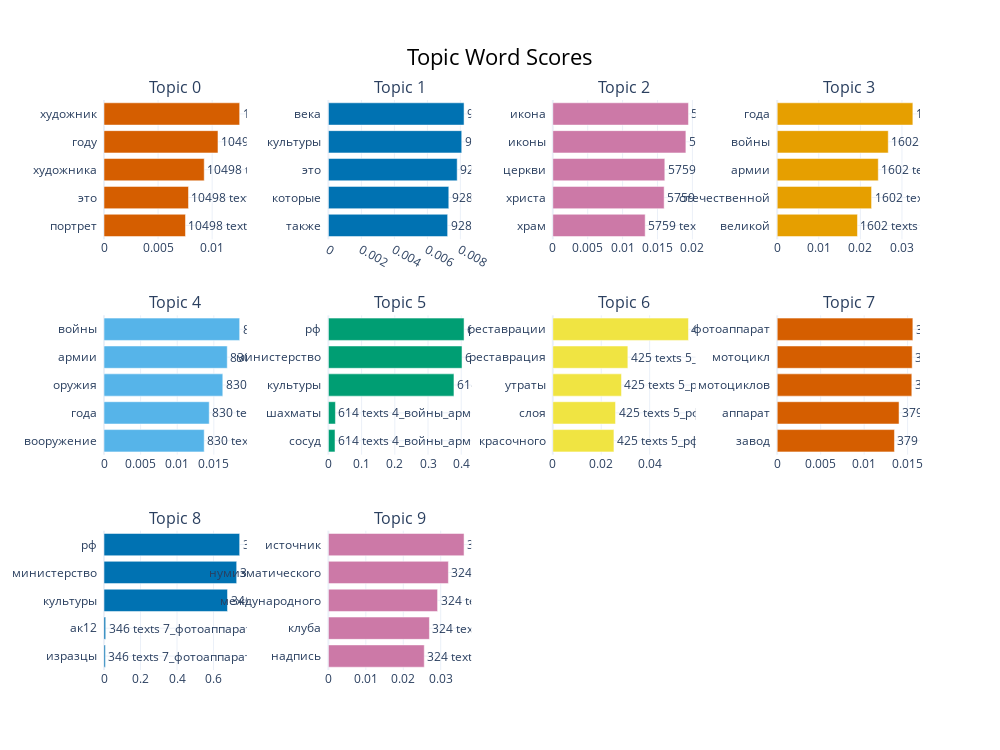

Notebook source saved alongside this figure:
### Markdown cell above
## Визуализация топ-10 тем с количеством текстов и названиями тем

### Code cell
fig = topic_model.visualize_barchart(top_n_topics=10)
for i, bar in enumerate(fig.data):
    bar.text = f"{topic_info.iloc[i]['Count']} texts\n{topic_info.iloc[i]['Name']}"
fig.show()

### Figure 1 — Plotly figure (JSON) as saved in the notebook; plotly's stock layout.template omitted (floating-point values rounded to 4 significant figures)
{"data": [{"marker": {"color": "#D55E00"}, "orientation": "h", "text": "10498 texts\n-1_году_года_культуры_министерство", "type": "bar", "x": [0.007536, 0.007813, 0.009269, 0.01054, 0.01255], "xaxis": "x", "y": ["портрет  ", "это  ", "художника  ", "году  ", "художник  "], "yaxis": "y"}, {"marker": {"color": "#0072B2"}, "orientation": "h", "text": "9280 texts\n0_художник_году_художника_это", "type": "bar", "x": [0.007229, 0.007298, 0.007807, 0.008082, 0.008224], "xaxis": "x2", "y": ["также  ", "которые  ", "это  ", "культуры  ", "века  "], "yaxis": "y2"}, {"marker": {"color": "#CC79A7"}, "orientation": "h", "text": "5759 texts\n1_века_культуры_это_которые", "type": "bar", "x": [0.01324, 0.01595, 0.01605, 0.01907, 0.01944], "xaxis": "x3", "y": ["храм  ", "христа  ", "церкви  ", "иконы  ", "икона  "], "yaxis": "y3"}, {"marker": {"color": "#E69F00"}, "orientation": "h", "text": "1602 texts\n2_икона_иконы_церкви_христа", "type": "bar", "x": [0.0193, 0.02269, 0.0243, 0.0267, 0.03262], "xaxis": "x4", "y": ["великой  ", "отечественной  ", "армии  ", "войны  ", "года  "], "yaxis": "y4"}, {"marker": {"color": "#56B4E9"}, "orientation": "h", "text": "830 texts\n3_года_войны_армии_отечественной", "type": "bar", "x": [0.01368, 0.01437, 0.01622, 0.01683, 0.01853], "xaxis": "x5", "y": ["вооружение  ", "года  ", "оружия  ", "армии  ", "войны  "], "yaxis": "y5"}, {"marker": {"color": "#009E73"}, "orientation": "h", "text": "614 texts\n4_войны_армии_оружия_года", "type": "bar", "x": [0.01989, 0.02116, 0.3781, 0.4024, 0.4085], "xaxis": "x6", "y": ["сосуд  ", "шахматы  ", "культуры  ", "министерство  ", "рф  "], "yaxis": "y6"}, {"marker": {"color": "#F0E442"}, "orientation": "h", "text": "425 texts\n5_рф_министерство_культуры_шахматы", "type": "bar", "x": [0.02525, 0.0259, 0.02836, 0.031, 0.05603], "xaxis": "x7", "y": ["красочного  ", "слоя  ", "утраты  ", "реставрация  ", "реставрации  "], "yaxis": "y7"}, {"marker": {"color": "#D55E00"}, "orientation": "h", "text": "379 texts\n6_реставрации_реставрация_утраты_слоя", "type": "bar", "x": [0.01349, 0.01401, 0.01548, 0.01553, 0.0156], "xaxis": "x8", "y": ["завод  ", "аппарат  ", "мотоциклов  ", "мотоцикл  ", "фотоаппарат  "], "yaxis": "y8"}, {"marker": {"color": "#0072B2"}, "orientation": "h", "text": "346 texts\n7_фотоаппарат_мотоцикл_мотоциклов_аппарат", "type": "bar", "x": [0.007288, 0.009078, 0.6767, 0.727, 0.7433], "xaxis": "x9", "y": ["изразцы  ", "ак12  ", "культуры  ", "министерство  ", "рф  "], "yaxis": "y9"}, {"marker": {"color": "#CC79A7"}, "orientation": "h", "text": "324 texts\n8_рф_министерство_культуры_ак12", "type": "bar", "x": [0.02561, 0.02698, 0.02916, 0.03205, 0.03624], "xaxis": "x10", "y": ["надпись  ", "клуба  ", "международного  ", "нумизматического  ", "источник  "], "yaxis": "y10"}], "layout": {"annotations": [{"font": {"size": 16}, "showarrow": false, "text": "Topic 0", "x": 0.0875, "xanchor": "center", "xref": "paper", "y": 1, "yanchor": "bottom", "yref": "paper"}, {"font": {"size": 16}, "showarrow": false, "text": "Topic 1", "x": 0.3625, "xanchor": "center", "xref": "paper", "y": 1, "yanchor": "bottom", "yref": "paper"}, {"font": {"size": 16}, "showarrow": false, "text": "Topic 2", "x": 0.6375, "xanchor": "center", "xref": "paper", "y": 1, "yanchor": "bottom", "yref": "paper"}, {"font": {"size": 16}, "showarrow": false, "text": "Topic 3", "x": 0.9125, "xanchor": "center", "xref": "paper", "y": 1, "yanchor": "bottom", "yref": "paper"}, {"font": {"size": 16}, "showarrow": false, "text": "Topic 4", "x": 0.0875, "xanchor": "center", "xref": "paper", "y": 0.6222, "yanchor": "bottom", "yref": "paper"}, {"font": {"size": 16}, "showarrow": false, "text": "Topic 5", "x": 0.3625, "xanchor": "center", "xref": "paper", "y": 0.6222, "yanchor": "bottom", "yref": "paper"}, {"font": {"size": 16}, "showarrow": false, "text": "Topic 6", "x": 0.6375, "xanchor": "center", "xref": "paper", "y": 0.6222, "yanchor": "bottom", "yref": "paper"}, {"font": {"size": 16}, "showarrow": false, "text": "Topic 7", "x": 0.9125, "xanchor": "center", "xref": "paper", "y": 0.6222, "yanchor": "bottom", "yref": "paper"}, {"font": {"size": 16}, "showarrow": false, "text": "Topic 8", "x": 0.0875, "xanchor": "center", "xref": "paper", "y": 0.2444, "yanchor": "bottom", "yref": "paper"}, {"font": {"size": 16}, "showarrow": false, "text": "Topic 9", "x": 0.3625, "xanchor": "center", "xref": "paper", "y": 0.2444, "yanchor": "bottom", "yref": "paper"}], "height": 750, "hoverlabel": {"bgcolor": "white", "font": {"family": "Rockwell", "size": 16}}, "showlegend": false, "title": {"font": {"color": "Black", "size": 22}, "text": "Topic Word Scores", "x": 0.5, "xanchor": "center", "yanchor": "top"}, "width": 1000, "xaxis": {"anchor": "y", "domain": [0, 0.175], "showgrid": true}, "xaxis10": {"anchor": "y10", "domain": [0.275, 0.45], "showgrid": true}, "xaxis11": {"anchor": "y11", "domain": [0.55, 0.725], "showgrid": true}, "xaxis12": {"anchor": "y12", "domain": [0.825, 1], "showgrid": true}, "xaxis2": {"anchor": "y2", "domain": [0.275, 0.45], "showgrid": true}, "xaxis3": {"anchor": "y3", "domain": [0.55, 0.725], "showgrid": true}, "xaxis4": {"anchor": "y4", "domain": [0.825, 1], "showgrid": true}, "xaxis5": {"anchor": "y5", "domain": [0, 0.175], "showgrid": true}, "xaxis6": {"anchor": "y6", "domain": [0.275, 0.45], "showgrid": true}, "xaxis7": {"anchor": "y7", "domain": [0.55, 0.725], "showgrid": true}, "xaxis8": {"anchor": "y8", "domain": [0.825, 1], "showgrid": true}, "xaxis9": {"anchor": "y9", "domain": [0, 0.175], "showgrid": true}, "yaxis": {"anchor": "x", "domain": [0.7556, 1], "showgrid": true}, "yaxis10": {"anchor": "x10", "domain": [0, 0.2444], "showgrid": true}, "yaxis11": {"anchor": "x11", "domain": [0, 0.2444], "showgrid": true}, "yaxis12": {"anchor": "x12", "domain": [0, 0.2444], "showgrid": true}, "yaxis2": {"anchor": "x2", "domain": [0.7556, 1], "showgrid": true}, "yaxis3": {"anchor": "x3", "domain": [0.7556, 1], "showgrid": true}, "yaxis4": {"anchor": "x4", "domain": [0.7556, 1], "showgrid": true}, "yaxis5": {"anchor": "x5", "domain": [0.3778, 0.6222], "showgrid": true}, "yaxis6": {"anchor": "x6", "domain": [0.3778, 0.6222], "showgrid": true}, "yaxis7": {"anchor": "x7", "domain": [0.3778, 0.6222], "showgrid": true}, "yaxis8": {"anchor": "x8", "domain": [0.3778, 0.6222], "showgrid": true}, "yaxis9": {"anchor": "x9", "domain": [0, 0.2444], "showgrid": true}}}
